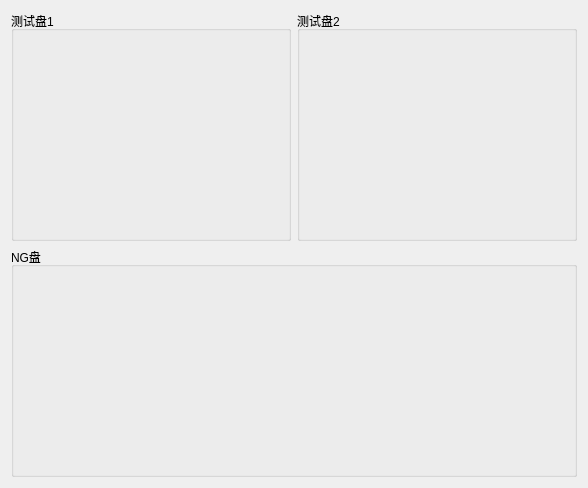
<?xml version="1.0" encoding="UTF-8"?>
<ui version="4.0">
 <class>WidgetTray</class>
 <widget class="QWidget" name="WidgetTray">
  <property name="geometry">
   <rect>
    <x>0</x>
    <y>0</y>
    <width>588</width>
    <height>488</height>
   </rect>
  </property>
  <property name="windowTitle">
   <string>Form</string>
  </property>
  <layout class="QGridLayout" name="gridLayout">
   <item row="0" column="0">
    <widget class="QGroupBox" name="groupBox_leftTray">
     <property name="title">
      <string>测试盘1</string>
     </property>
     <layout class="QGridLayout" name="gridLayout_leftTray"/>
    </widget>
   </item>
   <item row="0" column="1">
    <widget class="QGroupBox" name="groupBox_rightTray">
     <property name="title">
      <string>测试盘2</string>
     </property>
     <layout class="QGridLayout" name="gridLayout_rightTray"/>
    </widget>
   </item>
   <item row="1" column="0" colspan="2">
    <widget class="QGroupBox" name="groupBox_ngTray">
     <property name="title">
      <string>NG盘</string>
     </property>
     <layout class="QGridLayout" name="gridLayout_ngTray"/>
    </widget>
   </item>
  </layout>
 </widget>
 <resources/>
 <connections/>
</ui>
